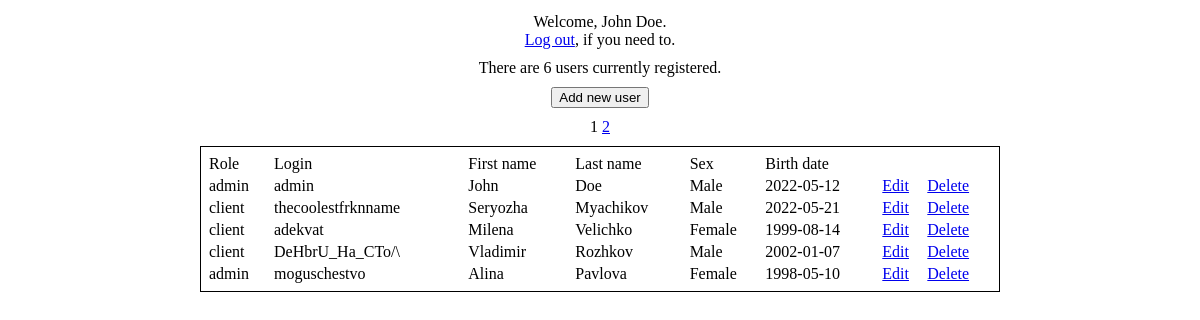
The app's page /index.php (signed in) with its own data.
### tables this page shows
CREATE TABLE `users` (
  `id` int NOT NULL,
  `role_id` int NOT NULL,
  `login` varchar(50) NOT NULL,
  `password` varchar(255) NOT NULL,
  `first_name` varchar(50) NOT NULL,
  `last_name` varchar(50) NOT NULL,
  `sex` varchar(30) NOT NULL,
  `birth_date` date NOT NULL
);

### includes/db-arrays-fetch.php (called while the page is built, shortened)
<?php
class FetchArray {
  function generateRolesArray() {
    require 'includes/connect.php';
    $stmt = $pdo -> prepare('SELECT role_name FROM roles');
    $stmt -> execute();
    $roles_array = $stmt -> fetchAll();
    $roles_count = 1;
    foreach ($roles_array as $main_roles_row => $inner_roles_array) {
      foreach ($inner_roles_array as $inner_roles_row => $roles_value)
        $roles[$roles_count] = $roles_value;
      $roles_count++;
    }
    return $roles;
  }
}

### admin_interface.php (the view, shortened to what this page needs)
<?php
class AdminInterface {
  function openAdminInterface() {
    echo '<div>Welcome, ' . $_SESSION['name'] . '.
    <br>
    <a href="/logout.php">Log out</a>, if you need to.
    </div>';
    (new AdminInterface) -> showPageCount($skip_users);
  }
  function showPageCount() {
    require 'includes/connect.php';
    $stmt = $pdo -> prepare('SELECT id FROM users');
    $stmt -> execute();
    $users_count = $stmt -> rowCount();
    echo '<div>There are ' . $users_count . ' users currently registered.</div>';
    $add_acc_link = '/manage-accounts.php?action=add';
    echo '
    <div>
       <input type="button" value="Add new user" onclick=location.href="' . $add_acc_link . '">
    </div>';
    $pages_count = ceil($users_count / 5);
    echo '<div>';
    if (isset($_GET['page'])) {
      $page = $_GET['page'];
    }
    else {
      $page = 1;
    }
    for ($i = 1; $i <= $pages_count; $i++)
    {
      if ($i == $page) {
        echo $i . ' ';
      }
      else {
        $page_link = '/index.php?page=' . $i;
        echo '<a href="' . $page_link . '">' . $i . ' </a>';
      }
    }
    echo '</div>';
    $skip_users = 5 * ($page - 1);
    (new AdminInterface) -> showUserList($skip_users);
  }
  function showUserList($skip_users) {
    require 'includes/connect.php';
    require 'includes/db-arrays-fetch.php';
    $stmt = $pdo -> prepare('SELECT role_id, login, first_name, last_name, sex, birth_date FROM users ORDER BY id ASC LIMIT :skip_users, 5');
    $stmt -> bindValue(':skip_users', $skip_users, PDO::PARAM_INT);
    $stmt -> execute();
    $users_array = $stmt -> fetchAll();
    echo '
    <div>
    <table>
    <tr>
      <td>Role</td>
      <td>Login</td>
      <td>First name</td>
      <td>Last name</td>
      <td>Sex</td>
      <td>Birth date</td>
      <td></td>
    </tr>';
    $roles = (new FetchArray) -> generateRolesArray();
    foreach ($users_array as $main_users_row => $inner_users_array) {
      if (isset($roles[$inner_users_array['role_id']])) {
        $inner_users_array['role_id'] = $roles[$inner_users_array['role_id']];
      }
      echo '<tr>';
      foreach ($inner_users_array as $inner_users_row => $user_value) {
        echo '<td>' . $user_value . '</td>';
      }
      echo '<td><a href="/manage-accounts.php?action=edit&user=' . $inner_users_array['login'] .'">Edit</a></td>
      <td><a href="/manage-accounts.php?action=delete&user=' . $inner_users_array['login'] .'">Delete</a></td>';
      echo '</tr>';
    }
    echo '</table></div>';
  }
}
(new AdminInterface) -> openAdminInterface();

### includes/header.php (shortened to what this page needs)
<!doctype_html>
<html lang="en">
<head>
  <link rel="stylesheet" type="text/css" href="styles.css" />
</head>
<body>
  <div class="main">

### index.php (shortened to what this page needs)
<?php
  require_once 'includes/header.php';
  class Main {
    function checkUserStatus() {
      if ($_SESSION['user_status'] == 'admin') {
        require_once 'admin_interface.php';
      }
    }
  }
  (new Main) -> checkUserStatus();

### styles.css (style rules this page uses)
.main { display: flex; flex-direction: column; justify-content: center; align-items: center; }
.main > div { padding: 5px 0 5px 0; text-align: center; }
.main > div > form, table { padding: 5px; border: 0.5px solid #000; }
.main > div > table { width: 800px; }

### records on screen
users: login "admin", first_name "John", last_name "Doe", sex "Male", birth_date "2022-05-12"
users: user_value "client", login "thecoolestfrknname", first_name "Seryozha", last_name "Myachikov", sex "Male", birth_date "2022-05-21"
users: user_value "client", login "adekvat", first_name "Milena", last_name "Velichko", sex "Female", birth_date "1999-08-14"
users: user_value "client", login "DeHbrU_Ha_CTo/\\", first_name "Vladimir", last_name "Rozhkov", sex "Male", birth_date "2002-01-07"
users: user_value "admin", login "moguschestvo", first_name "Alina", last_name "Pavlova", sex "Female", birth_date "1998-05-10"

### other values on screen
$_SESSION['name'] "John Doe"
$users_count "6"
